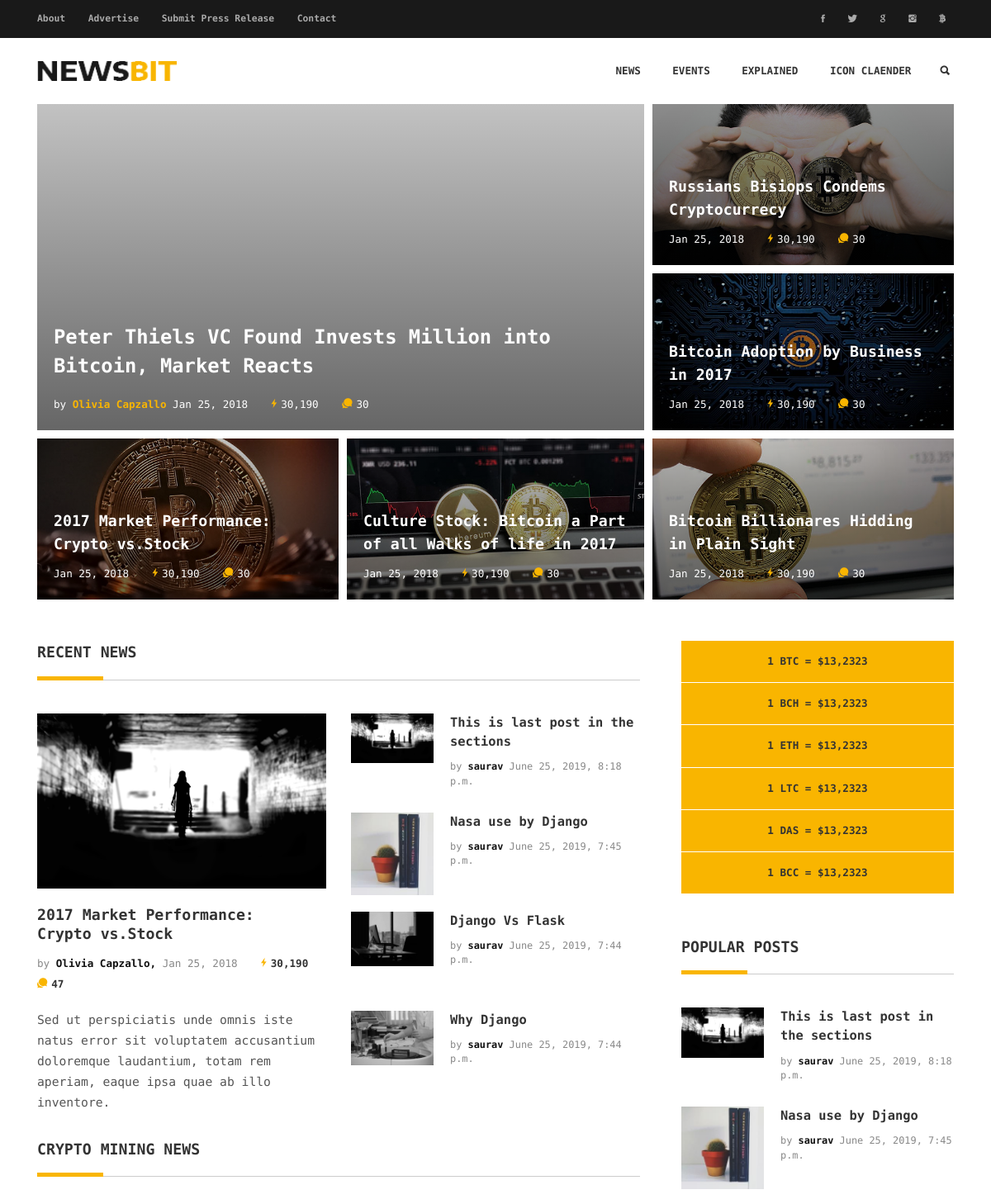
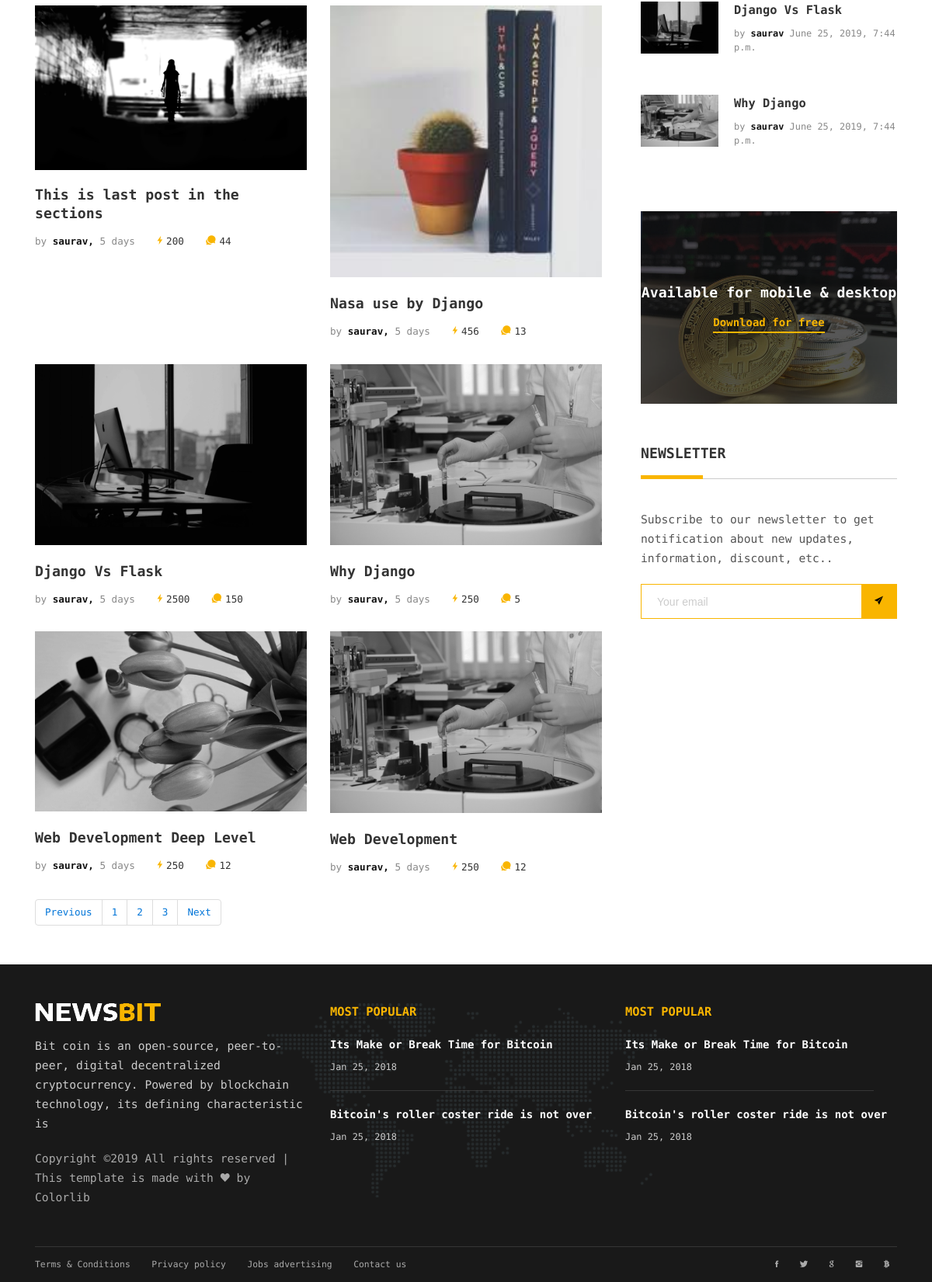
The app's page /font-end-post/index/ with its own data (2 pictures, top to bottom).
### news/models.py (models this page shows, shortened)
class Post(models.Model):
    title = models.CharField(max_length=150)
    author = models.ForeignKey(Author, on_delete=models.CASCADE)
    thumbnail = models.ImageField(upload_to='post/img')
    timestamp = models.DateTimeField(auto_now_add=True)
    view_count = models.PositiveIntegerField(default=0)
    comment_count = models.PositiveIntegerField(default=0)
    text = models.TextField()
    category = models.ManyToManyField(category)
    featured = models.BooleanField()

class Author(models.Model):
    user = models.OneToOneField(User, on_delete=models.CASCADE)
    pic  = models.ImageField(upload_to='img/author/')
    def __str__(self):
        return self.user.username

### news/views.py (the view)
# urls.py: path('index/', views.IndexView.as_view(), name="index"),
class IndexView(View):
    def get(self, request, *args, **kwargs):
        featured = Post.objects.filter(featured=True)
        latest = Post.objects.order_by('-timestamp')[:4]
        last = Post.objects.all().order_by('-timestamp')[:1]
        post = Post.objects.all().order_by('-timestamp')
        context = {
            'featured':featured,
            'latest':latest,
            'last':last,
            'post':post
        }
        return render(request, 'index.html', context)

### templates/index.html (shortened to what this page needs)
{% extends 'base.html' %}
{% load static %}
{% block news_content %}
	<div class="container">
		<div class="h-600x h-sm-auto">
			<div class="h-2-3 h-sm-auto oflow-hidden">
				<div class="pb-5 pr-5 pr-sm-0 float-left float-sm-none w-2-3 w-sm-100 h-100 h-sm-300x">
					<a class="pos-relative h-100 dplay-block" href="#">
						<div class="img-bg bg-1 bg-grad-layer-6"></div>
						<div class="abs-blr color-white p-20 bg-sm-color-7">
							<h3 class="mb-15 mb-sm-5 font-sm-13"><b>Peter Thiels VC Found Invests Million into Bitcoin, Market Reacts</b></h3>
							<ul class="list-li-mr-20">
								<li>by <span class="color-primary"><b>Olivia Capzallo</b></span> Jan 25, 2018</li>
								<li><i class="color-primary mr-5 font-12 ion-ios-bolt"></i>30,190</li>
								<li><i class="color-primary mr-5 font-12 ion-chatbubbles"></i>30</li>
							</ul>
						</div>
					</a>
				</div>
				<div class="float-left float-sm-none w-1-3 w-sm-100 h-100 h-sm-600x">
					<div class="pl-5 pb-5 pl-sm-0 ptb-sm-5 pos-relative h-50">
						<a class="pos-relative h-100 dplay-block" href="#">
							<div class="img-bg bg-2 bg-grad-layer-6"></div>
							<div class="abs-blr color-white p-20 bg-sm-color-7">
								<h4 class="mb-10 mb-sm-5"><b>Russians Bisiops Condems Cryptocurrecy</b></h4>
								<ul class="list-li-mr-20">
									<li>Jan 25, 2018</li>
									<li><i class="color-primary mr-5 font-12 ion-ios-bolt"></i>30,190</li>
									<li><i class="color-primary mr-5 font-12 ion-chatbubbles"></i>30</li>
								</ul>
							</div>
						</a>
					</div>
					<div class="pl-5 ptb-5 pl-sm-0 pos-relative h-50">
						<a class="pos-relative h-100 dplay-block" href="#">
							<div class="img-bg bg-3 bg-grad-layer-6"></div>
							<div class="abs-blr color-white p-20 bg-sm-color-7">
								<h4 class="mb-10 mb-sm-5"><b>Bitcoin Adoption by Business in 2017</b></h4>
								<ul class="list-li-mr-20">
									<li>Jan 25, 2018</li>
									<li><i class="color-primary mr-5 font-12 ion-ios-bolt"></i>30,190</li>
									<li><i class="color-primary mr-5 font-12 ion-chatbubbles"></i>30</li>
								</ul>
							</div>
						</a>
					</div>
				</div>
			</div>
			<div class="h-1-3 oflow-hidden">
				<div class="pr-5 pr-sm-0 pt-5 float-left float-sm-none pos-relative w-1-3 w-sm-100 h-100 h-sm-300x">
					<a class="pos-relative h-100 dplay-block" href="#">
						<div class="img-bg bg-4 bg-grad-layer-6"></div>
						<div class="abs-blr color-white p-20 bg-sm-color-7">
							<h4 class="mb-10 mb-sm-5"><b>2017 Market Performance: Crypto vs.Stock</b></h4>
							<ul class="list-li-mr-20">
								<li>Jan 25, 2018</li>
								<li><i class="color-primary mr-5 font-12 ion-ios-bolt"></i>30,190</li>
								<li><i class="color-primary mr-5 font-12 ion-chatbubbles"></i>30</li>
							</ul>
						</div>
					</a>
				</div>
				<div class="plr-5 plr-sm-0 pt-5 pt-sm-10 float-left float-sm-none pos-relative w-1-3 w-sm-100 h-100 h-sm-300x">
					<a class="pos-relative h-100 dplay-block" href="#">
						<div class="img-bg bg-5 bg-grad-layer-6"></div>
						<div class="abs-blr color-white p-20 bg-sm-color-7">
							<h4 class="mb-10 mb-sm-5"><b>Culture Stock: Bitcoin a Part of all Walks of life in 2017</b></h4>
							<ul class="list-li-mr-20">
								<li>Jan 25, 2018</li>
								<li><i class="color-primary mr-5 font-12 ion-ios-bolt"></i>30,190</li>
								<li><i class="color-primary mr-5 font-12 ion-chatbubbles"></i>30</li>
							</ul>
						</div>
					</a>
				</div>
				<div class="pl-5 pl-sm-0 pt-5 pt-sm-10 float-left float-sm-none pos-relative w-1-3 w-sm-100 h-100 h-sm-300x">
					<a class="pos-relative h-100 dplay-block" href="#">
						<div class="img-bg bg-6 bg-grad-layer-6"></div>
						<div class="abs-blr color-white p-20 bg-sm-color-7">
							<h4 class="mb-10 mb-sm-5"><b>Bitcoin Billionares Hidding in Plain Sight</b></h4>
							<ul class="list-li-mr-20">
								<li>Jan 25, 2018</li>
								<li><i class="color-primary mr-5 font-12 ion-ios-bolt"></i>30,190</li>
								<li><i class="color-primary mr-5 font-12 ion-chatbubbles"></i>30</li>
							</ul>
						</div>
					</a>
				</div>
			</div>
		</div>
	</div>
	<section>
		<div class="container">
			<div class="row">
				<div class="col-md-12 col-lg-8">
					<h4 class="p-title"><b>RECENT NEWS</b></h4>
					<div class="row">
						{% for post in last %}
						<div class="col-sm-6">
							<img src="{{ post.thumbnail.url }}" alt="">
							<h4 class="pt-20"><a href="#"><b>2017 Market Performance: <br/>Crypto vs.Stock</b></a></h4>
							<ul class="list-li-mr-20 pt-10 pb-20">
								<li class="color-lite-black">by <a href="#" class="color-black"><b>Olivia Capzallo,</b></a>
								Jan 25, 2018</li>
								<li><i class="color-primary mr-5 font-12 ion-ios-bolt"></i><b>30,190</b></li>
								<li><i class="color-primary mr-5 font-12 ion-chatbubbles"></i><b>47</b></li>
							</ul>
							<p>Sed ut perspiciatis unde omnis iste natus error sit voluptatem accusantium
								doloremque laudantium, totam rem aperiam, eaque ipsa quae ab illo inventore.</p>
						</div>
						{% endfor %}
						<div class="col-sm-6">
						   {% for post in latest %}
							<a class="oflow-hidden pos-relative mb-20 dplay-block" href="{% url 'single' post.id %}">
								<div class="wh-100x abs-tlr"><img src="{{ post.thumbnail.url }}" alt=""></div>
								<div class="ml-120 min-h-100x">
									<h5><b>{{ post.title }}</b></h5>
									<h6 class="color-lite-black pt-10">by <span class="color-black"><b>{{ post.author }}</b></span> {{ post.timestamp }}</h6>
								</div>
							</a>
							{% endfor %}
						</div>
					</div>
					<h4 class="p-title mt-30"><b>CRYPTO MINING NEWS</b></h4>
					<div class="row">
						{% for post in post %}
						<div class="col-sm-6">
							<img src="{{ post.thumbnail.url }}" alt="">
							<h4 class="pt-20"><a href="{% url 'single' post.id %}"><b>{{ post.title }}</b></a></h4>
							<ul class="list-li-mr-20 pt-10 mb-30">
								<li class="color-lite-black">by <a href="#" class="color-black"><b>{{ post.author }},</b></a>
								{{ post.timestamp|timesince }}</li>
								<li><i class="color-primary mr-5 font-12 ion-ios-bolt"></i>{{ post.view_count }}</li>
								<li><i class="color-primary mr-5 font-12 ion-chatbubbles"></i>{{ post.comment_count }}</li>
							</ul>
						</div>
						{% endfor %}
					</div>
					<nav aria-label="Page navigation example">
					<ul class="pagination">
						<li class="page-item"><a class="page-link" href="#">Previous</a></li>
						<li class="page-item"><a class="page-link" href="#">1</a></li>
						<li class="page-item"><a class="page-link" href="#">2</a></li>
						<li class="page-item"><a class="page-link" href="#">3</a></li>
						<li class="page-item"><a class="page-link" href="#">Next</a></li>
					</ul>
					</nav>
				</div>
				<div class="col-md-6 col-lg-4">
					<div class="pl-20 pl-md-0">
						<ul class="list-block list-li-ptb-15 list-btm-border-white bg-primary text-center">
							<li><b>1 BTC = $13,2323</b></li>
							<li><b>1 BCH = $13,2323</b></li>
							<li><b>1 ETH = $13,2323</b></li>
							<li><b>1 LTC = $13,2323</b></li>
							<li><b>1 DAS = $13,2323</b></li>
							<li><b>1 BCC = $13,2323</b></li>
						</ul>
						<div class="mtb-50">
							<h4 class="p-title"><b>POPULAR POSTS</b></h4>
							{% for post in latest %}
							<a class="oflow-hidden pos-relative mb-20 dplay-block" href="#">
								<div class="wh-100x abs-tlr"><img src="{{ post.thumbnail.url }}" alt=""></div>
								<div class="ml-120 min-h-100x">
									<h5><b>{{ post.title }}</b></h5>
									<h6 class="color-lite-black pt-10">by <span class="color-black"><b>{{ post.author }}</b></span> {{ post.timestamp }}</h6>
								</div>
							</a>
							{% endfor %}
						</div>
						<div class="mtb-50 pos-relative">
							<img src="{% static 'images/banner-1-600x450.jpg' %}" alt="">
							<div class="abs-tblr bg-layer-7 text-center color-white">
								<div class="dplay-tbl">
									<div class="dplay-tbl-cell">
										<h4><b>Available for mobile & desktop</b></h4>
										<a class="mt-15 color-primary link-brdr-btm-primary" href="#"><b>Download for free</b></a>
									</div>
								</div>
							</div>
						</div>
						<div class="mtb-50 mb-md-0">
							<h4 class="p-title"><b>NEWSLETTER</b></h4>
							<p class="mb-20">Subscribe to our newsletter to get notification about new updates,
								information, discount, etc..</p>
							<form class="nwsltr-primary-1">
								<input type="text" placeholder="Your email"/>
								<button type="submit"><i class="ion-ios-paperplane"></i></button>
							</form>
						</div>
					</div>
				</div>
			</div>
		</div>
	</section>
{% endblock news_content %}

### templates/base.html (shortened to what this page needs)
{% load static %}
<!DOCTYPE html>
<html>
{% include 'head.html' %}
<body>
{% include 'header.html' %}
{% block news_content %}
{% endblock news_content %}
{% include 'footer.html' %}
</body>
</html>

### templates/head.html (shortened to what this page needs)
{% load static %}
<head>
	<link href="{% static 'plugin-frameworks/bootstrap.css' %}" rel="stylesheet">
	<link href="{% static 'fonts/ionicons.css' %}" rel="stylesheet">
	<link href="{% static 'common/styles.css' %}" rel="stylesheet">
</head>

### templates/header.html (shortened to what this page needs)
{% load static %}
<header>
	<div class="bg-191">
		<div class="container">
			<div class="oflow-hidden color-ash font-9 text-sm-center ptb-sm-5">
				<ul class="float-left float-sm-none list-a-plr-10 list-a-plr-sm-5 list-a-ptb-15 list-a-ptb-sm-10">
					<li><a class="pl-0 pl-sm-10" href="#">About</a></li>
					<li><a href="#">Advertise</a></li>
					<li><a href="#">Submit Press Release</a></li>
					<li><a href="#">Contact</a></li>
				</ul>
				<ul class="float-right float-sm-none list-a-plr-10 list-a-plr-sm-5 list-a-ptb-15 list-a-ptb-sm-5">
					<li><a class="pl-0 pl-sm-10" href="#"><i class="ion-social-facebook"></i></a></li>
					<li><a href="#"><i class="ion-social-twitter"></i></a></li>
					<li><a href="#"><i class="ion-social-google"></i></a></li>
					<li><a href="#"><i class="ion-social-instagram"></i></a></li>
					<li><a href="#"><i class="ion-social-bitcoin"></i></a></li>
				</ul>
			</div>
		</div>
	</div>
	<div class="container">
		<a class="logo" href="{% url 'index' %}"><img src="{% static 'images/logo-black.png' %}" alt="Logo"></a>
		<a class="right-area src-btn" href="#" >
			<i class="active src-icn ion-search"></i>
		</a>
		<ul class="main-menu" id="main-menu">
			<li><a href="">NEWS</a></li>
			<li><a href="04_FAQS.html">EVENTS</a></li>
			<li><a href="05_FAQS-single.html">EXPLAINED</a></li>
			<li><a href="06_contact-us.html">ICON CLAENDER</a></li>
		</ul>
		<div class="clearfix"></div>
	</div>
</header>

### templates/footer.html
{% load static %}
<footer class="bg-191 color-ccc">
    <div class="container">
        <div class="pt-50 pb-20 pos-relative">
            <div class="abs-tblr pt-50 z--1 text-center">
                <div class="h-80 pos-relative"><img class="opacty-1 h-100 w-auto" src="images/map.png" alt=""></div>
            </div>
            <div class="row">
                <div class="col-sm-4">
                    <div class="mb-30">
                        <a href="#"><img src="{% static 'images/logo-white.png' %}"></a>
                        <p class="mtb-20 color-ccc">Bit coin is an open-source, peer-to-peer, digital decentralized cryptocurrency.
                        Powered by blockchain technology, its defining characteristic is</p>
                        <p class="color-ash">
Copyright &copy;<script>document.write(new Date().getFullYear());</script> All rights reserved | This template is made with <i class="ion-heart" aria-hidden="true"></i> by <a href="https://colorlib.com" target="_blank">Colorlib</a>
</p>
                    </div>
                </div>
                <div class="col-sm-4">
                    <div class="mb-30">
                        <h5 class="color-primary mb-20"><b>MOST POPULAR</b></h5>
                        <div class="mb-20">
                            <a class="color-white" href="#"><b>Its Make or Break Time for Bitcoin</b></a>
                            <h6 class="mt-10">Jan 25, 2018</h6>
                        </div>
                        <div class="brdr-ash-1 opacty-2 mr-30"></div>
                        <div class="mt-20">
                            <a class="color-white" href="#"><b>Bitcoin's roller coster ride is not over</b></a>
                            <h6 class="mt-10">Jan 25, 2018</h6>
                        </div>
                    </div>
                </div>
                <div class="col-sm-4">
                    <div class="mb-30">
                        <h5 class="color-primary mb-20"><b>MOST POPULAR</b></h5>
                        <div class="mb-20">
                            <a class="color-white" href="#"><b>Its Make or Break Time for Bitcoin</b></a>
                            <h6 class="mt-10">Jan 25, 2018</h6>
                        </div>
                        <div class="brdr-ash-1 opacty-2 mr-30"></div>
                        <div class="mt-20">
                            <a class="color-white" href="#"><b>Bitcoin's roller coster ride is not over</b></a>
                            <h6 class="mt-10">Jan 25, 2018</h6>
                        </div>
                    </div>
                </div>
            </div>
        </div>
        <div class="brdr-ash-1 opacty-2"></div>
        <div class="oflow-hidden color-ash font-9 text-sm-center ptb-sm-5">
            <ul class="float-left float-sm-none list-a-plr-10 list-a-plr-sm-5 list-a-ptb-15 list-a-ptb-sm-10">
                <li><a class="pl-0 pl-sm-10" href="#">Terms & Conditions</a></li>
                <li><a href="#">Privacy policy</a></li>
                <li><a href="#">Jobs advertising</a></li>
                <li><a href="#">Contact us</a></li>
            </ul>
            <ul class="float-right float-sm-none list-a-plr-10 list-a-plr-sm-5 list-a-ptb-15 list-a-ptb-sm-5">
                <li><a class="pl-0 pl-sm-10" href="#"><i class="ion-social-facebook"></i></a></li>
                <li><a href="#"><i class="ion-social-twitter"></i></a></li>
                <li><a href="#"><i class="ion-social-google"></i></a></li>
                <li><a href="#"><i class="ion-social-instagram"></i></a></li>
                <li><a href="#"><i class="ion-social-bitcoin"></i></a></li>
            </ul>
        </div>
    </div>
</footer>

### templates/scripts.html (shortened to what this page needs)
{% load static %}

### records on screen
Post: thumbnail (picture), title "This is last post in the sections", author "saurav", timestamp "June 25, 2019, 8:18 p.m.", timestamp "5 days", view_count "200", comment_count "44"
Post: thumbnail (picture), title "Nasa use by Django", author "saurav", timestamp "June 25, 2019, 7:45 p.m.", timestamp "5 days", view_count "456", comment_count "13"
Post: thumbnail (picture), title "Django Vs Flask", author "saurav", timestamp "June 25, 2019, 7:44 p.m.", timestamp "5 days", view_count "2500", comment_count "150"
Post: thumbnail (picture), title "Why Django", author "saurav", timestamp "June 25, 2019, 7:44 p.m.", timestamp "5 days", view_count "250", comment_count "5"
Post: thumbnail (picture), title "Web Development Deep Level", author "saurav", timestamp "5 days", view_count "250", comment_count "12"
Post: thumbnail (picture), title "Web Development", author "saurav", timestamp "5 days", view_count "250", comment_count "12"
